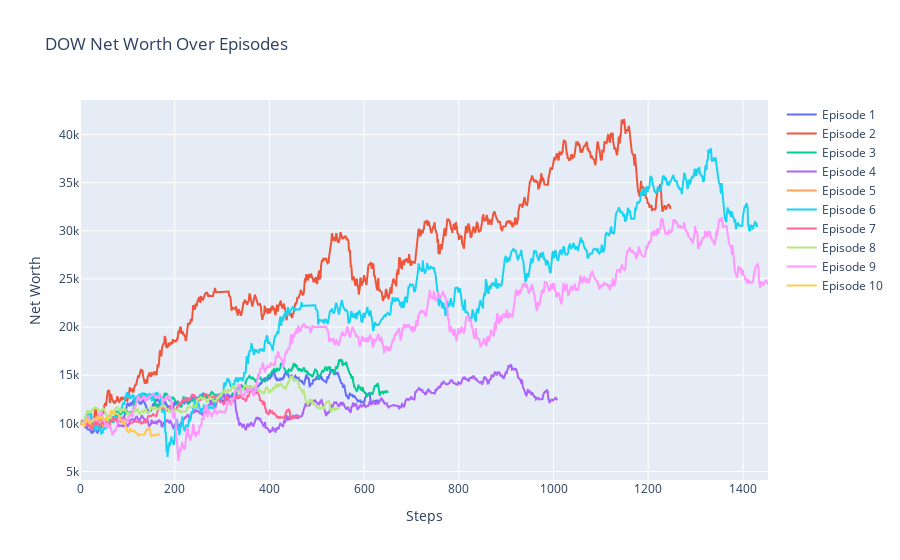

Notebook cell for this chart:
### Code cell
import plotly.graph_objects as go

fig = go.Figure()

for i, episode_log in enumerate(net_worth_logs):
    fig.add_trace(go.Scatter(
        x=list(range(len(episode_log))),
        y=episode_log,
        mode='lines',
        name=f'Episode {i+1}'
    ))

fig.update_layout(
    title=f'{company_name} Net Worth Over Episodes',
    xaxis_title='Steps',
    yaxis_title='Net Worth'
)

fig.show()

### Figure 1 — Plotly figure (JSON) as saved in the notebook; plotly's stock layout.template omitted (floating-point values rounded to 4 significant figures; data arrays with more than 128 entries replaced by an {"elided": "..."} marker saying what was removed)
{"data": [{"mode": "lines", "name": "Episode 1", "type": "scatter", "x": {"elided": "633 int values"}, "y": {"elided": "633 float values"}}, {"mode": "lines", "name": "Episode 2", "type": "scatter", "x": {"elided": "1248 int values"}, "y": {"elided": "1248 float values"}}, {"mode": "lines", "name": "Episode 3", "type": "scatter", "x": {"elided": "651 int values"}, "y": {"elided": "651 float values"}}, {"mode": "lines", "name": "Episode 4", "type": "scatter", "x": {"elided": "1009 int values"}, "y": {"elided": "1009 float values"}}, {"mode": "lines", "name": "Episode 5", "type": "scatter", "x": [0, 1, 2, 3, 4, 5, 6, 7, 8, 9, 10, 11, 12, 13, 14, 15, 16, 17, 18, 19, 20, 21, 22, 23, 24, 25, 26, 27, 28, 29, 30, 31, 32, 33, 34, 35, 36, 37, 38, 39, 40, 41, 42, 43, 44, 45, 46, 47, 48, 49, 50, 51, 52, 53, 54, 55, 56, 57, 58, 59, 60, 61, 62, 63, 64, 65, 66], "y": [10000, 9999.0, 10110.0, 10140.0, 10360.0, 10230.0, 10230.0, 10230.0, 10290.0, 10240.0, 10050.0, 10050.0, 9998.0, 10130.0, 9987.0, 9979.0, 9953.0, 9933.0, 9804.0, 9846.0, 9828.0, 9605.0, 9583.0, 9766.0, 9778.0, 9787.0, 9795.0, 9731.0, 9731.0, 9695.0, 9695.0, 9775.0, 9685.0, 9685.0, 9670.0, 9914.0, 10020.0, 10130.0, 10160.0, 10280.0, 10360.0, 10230.0, 10370.0, 10350.0, 10480.0, 10490.0, 10280.0, 9784.0, 9784.0, 9508.0, 9652.0, 9649.0, 9745.0, 9822.0, 9831.0, 9807.0, 9728.0, 9728.0, 9775.0, 9791.0, 9796.0, 9862.0, 9891.0, 9824.0, 9827.0, 9815.0, 9753.0]}, {"mode": "lines", "name": "Episode 6", "type": "scatter", "x": {"elided": "1431 int values"}, "y": {"elided": "1431 float values"}}, {"mode": "lines", "name": "Episode 7", "type": "scatter", "x": {"elided": "464 int values"}, "y": {"elided": "464 float values"}}, {"mode": "lines", "name": "Episode 8", "type": "scatter", "x": {"elided": "548 int values"}, "y": {"elided": "548 float values"}}, {"mode": "lines", "name": "Episode 9", "type": "scatter", "x": {"elided": "1454 int values"}, "y": {"elided": "1454 float values"}}, {"mode": "lines", "name": "Episode 10", "type": "scatter", "x": {"elided": "169 int values"}, "y": {"elided": "169 float values"}}], "layout": {"title": {"text": "DOW Net Worth Over Episodes"}, "xaxis": {"title": {"text": "Steps"}}, "yaxis": {"title": {"text": "Net Worth"}}}}
